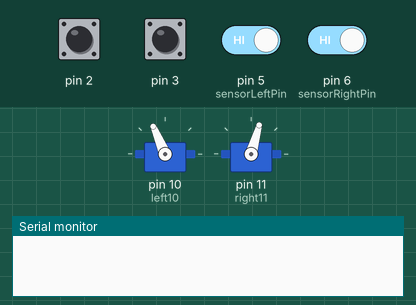
This sketch was run on a simulated Arduino Uno, built with avr-gcc and run on an emulated ATmega328P. Shown: 2 × servo, the last lines printed to the serial monitor. Wiring (inferred from the names in the program): 2 × servo: signal pin 10 / signal pin 11. Inputs (shaded band) come from the test bench; at power-on: pin 2, pin 3, pin 5 (sensorLeftPin), pin 6 (sensorRightPin) HIGH. Random numbers use the default seed unless the sketch sets one; servo pulses on a pin are drawn as a servo (544–2400 µs = 0–180°).

Above: at 1.2 s.
1.3 s: pin 5 (sensorLeftPin) driven LOW
At 3.1 s:
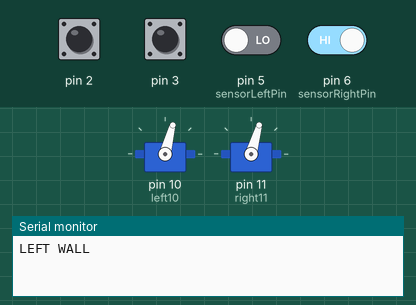
3.5 s: pin 5 (sensorLeftPin) driven HIGH
At 6.3 s:
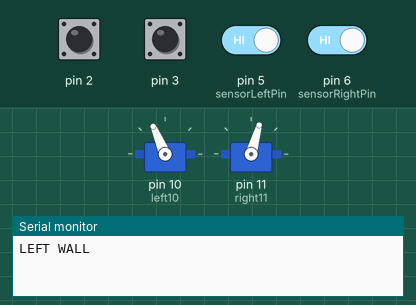
6.5 s: pin 6 (sensorRightPin) driven LOW
At 8.0 s:
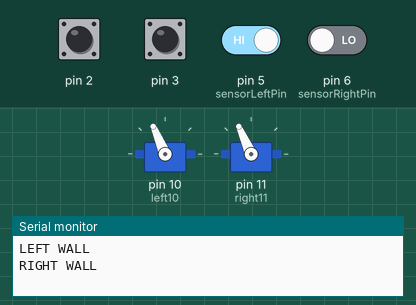
Timing chart, 0 to 14.7 s (numbered marks = the images above; inputs shaded):
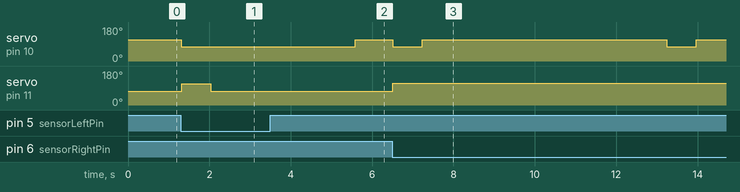

Measured:
- after the input at 1.3 s, servo on pin 10 (left10): 113° → 75° at once; servo on pin 11 (right11): 74° → 113° at once, → 74° 0.72 s later
- after the input at 3.5 s, servo on pin 10 (left10): 75° → 113° after 2.1 s
- after the input at 6.5 s, servo on pin 10 (left10): alternates 113° for 6.0 s and 75° for 0.72 s, starting at once; servo on pin 11 (right11): 74° → 114° at once

The sketch:

project1.ino
```cpp
#include <stdlib.h>

int left10 = 10;
int right11 = 11;

int sensorLeftPin = 5;
int sensorRightPin = 6;

volatile int count_r = 0;
volatile int count_l = 0;

const float distParImpulsion = 0.325;

/* ---------------- WHEEL COUNTERS ---------------- */

void roue_r() {
  count_r++;
}

void roue_l() {
  count_l++;
}

/* ---------------- MOTOR ---------------- */

void pulseServo(int servoPin, int pulseLg) {
  digitalWrite(servoPin, HIGH);
  delayMicroseconds(pulseLg);
  digitalWrite(servoPin, LOW);
}

/* ---------------- SETUP ---------------- */

void setup() {
  pinMode(left10, OUTPUT);
  pinMode(right11, OUTPUT);

  pinMode(sensorLeftPin, INPUT_PULLUP);
  pinMode(sensorRightPin, INPUT_PULLUP);

  pinMode(2, INPUT_PULLUP);
  pinMode(3, INPUT_PULLUP);

  attachInterrupt(digitalPinToInterrupt(2), roue_r, CHANGE);
  attachInterrupt(digitalPinToInterrupt(3), roue_l, CHANGE);

  Serial.begin(9600);

  randomSeed(analogRead(A0));
}

/* ---------------- SENSOR CHECK ---------------- */

bool wallLeft() {
  return digitalRead(sensorLeftPin) == LOW;
}

bool wallRight() {
  return digitalRead(sensorRightPin) == LOW;
}

/* ---------------- STOP ---------------- */

void stopRobot() {
  digitalWrite(left10, LOW);
  digitalWrite(right11, LOW);
}

/* ---------------- ESCAPE BEHAVIOR ---------------- */

void reculerPetit() {
  for (int i = 0; i < 40; i++) {
    pulseServo(left10, 1300);
    pulseServo(right11, 1700);
    delay(15);
  }
}

void tournerRandom(int direction) {
  int angle = random(30, 120);

  int varL, varR;

  if (direction == 1) {
    // turn LEFT
    varL = 1300;
    varR = 1300;
  } else {
    // turn RIGHT
    varL = 1700;
    varR = 1700;
  }

  int steps = angle * 2;

  for (int i = 0; i < steps; i++) {
    pulseServo(left10, varL);
    pulseServo(right11, varR);
    delay(15);
  }
}

/* ---------------- MAIN MOVE ---------------- */

void roulerPrecis(float distanceCm) {
  count_r = 0;
  count_l = 0;

  int cible = abs(distanceCm) / distParImpulsion;

  while (count_l < cible && count_r < cible) {

    /* SENSOR CHECK */
    if (wallLeft()) {
      stopRobot();
      Serial.println("LEFT WALL");

      reculerPetit();
      tournerRandom(1); // turn RIGHT
      return;
    }

    if (wallRight()) {
      stopRobot();
      Serial.println("RIGHT WALL");

      reculerPetit();
      tournerRandom(0); // turn LEFT
      return;
    }

    /* MOTOR CONTROL */
    if (count_l < cible)
      pulseServo(left10, (distanceCm > 0) ? 1700 : 1300);

    if (count_r < cible)
      pulseServo(right11, (distanceCm > 0) ? 1300 : 1700);

    delay(20);
  }
}

/* ---------------- LOOP ---------------- */

void loop() {
  roulerPrecis(30);
  delay(2000);
}
```
